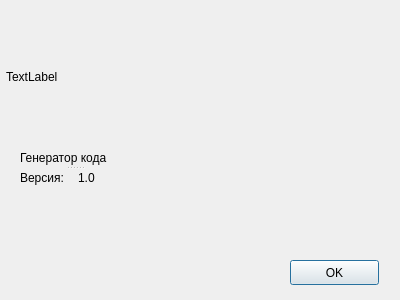
<?xml version="1.0" encoding="UTF-8"?>
<ui version="4.0">
 <class>aboutDialog</class>
 <widget class="QDialog" name="aboutDialog">
  <property name="windowModality">
   <enum>Qt::NonModal</enum>
  </property>
  <property name="geometry">
   <rect>
    <x>0</x>
    <y>0</y>
    <width>400</width>
    <height>300</height>
   </rect>
  </property>
  <property name="sizePolicy">
   <sizepolicy hsizetype="Fixed" vsizetype="Fixed">
    <horstretch>0</horstretch>
    <verstretch>0</verstretch>
   </sizepolicy>
  </property>
  <property name="minimumSize">
   <size>
    <width>400</width>
    <height>300</height>
   </size>
  </property>
  <property name="maximumSize">
   <size>
    <width>400</width>
    <height>300</height>
   </size>
  </property>
  <property name="baseSize">
   <size>
    <width>400</width>
    <height>300</height>
   </size>
  </property>
  <property name="windowTitle">
   <string>About</string>
  </property>
  <property name="modal">
   <bool>true</bool>
  </property>
  <widget class="QPushButton" name="pushButton">
   <property name="geometry">
    <rect>
     <x>290</x>
     <y>260</y>
     <width>89</width>
     <height>25</height>
    </rect>
   </property>
   <property name="text">
    <string>OK</string>
   </property>
  </widget>
  <widget class="QLabel" name="imageLabel">
   <property name="geometry">
    <rect>
     <x>6</x>
     <y>6</y>
     <width>381</width>
     <height>141</height>
    </rect>
   </property>
   <property name="text">
    <string>TextLabel</string>
   </property>
  </widget>
  <widget class="QSplitter" name="splitter">
   <property name="geometry">
    <rect>
     <x>20</x>
     <y>150</y>
     <width>110</width>
     <height>36</height>
    </rect>
   </property>
   <property name="orientation">
    <enum>Qt::Vertical</enum>
   </property>
   <widget class="QLabel" name="label">
    <property name="text">
     <string>Генератор кода</string>
    </property>
   </widget>
   <widget class="QWidget" name="layoutWidget">
    <layout class="QHBoxLayout" name="horizontalLayout">
     <item>
      <widget class="QLabel" name="label_2">
       <property name="text">
        <string>Версия:</string>
       </property>
      </widget>
     </item>
     <item>
      <widget class="QLabel" name="label_3">
       <property name="text">
        <string>1.0</string>
       </property>
      </widget>
     </item>
    </layout>
   </widget>
  </widget>
 </widget>
 <resources/>
 <connections/>
</ui>
